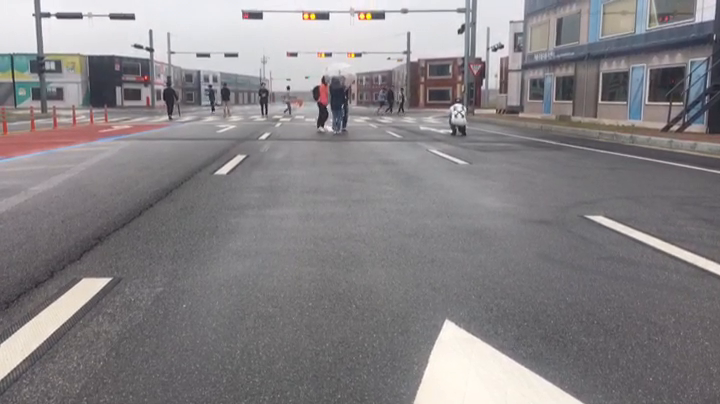
#> input picture frame 29 of Lane_Detection/Lane_image/lane_video.mp4, 720 x 404 px, given in place of test.mp4, which was not available
$ python drive.py
#> lines starting #> are read from the running program, lines starting #| are printed output that depends on the picture; after the words box and inside, x2 and y2 are one past the last pixel; in counts of white or black regions, pixels touching at a corner belong together; pictures that were not available may be replaced by others from this repository, and a replacement may not be noted
### Integration/module_jihoon/Image_util.py
import cv2
import os
import numpy as np
import matplotlib.pyplot as plt
boundaries = [
    (np.array([161, 155, 84], dtype="uint8"), np.array([179, 255, 255], dtype="uint8")), # red1
    (np.array([0, 100, 70], dtype="uint8"), np.array([20, 255, 255], dtype="uint8")), # red2
    (np.array([94, 80, 200], dtype="uint8"), np.array([126, 255, 255], dtype="uint8")), # blue
    (np.array([0, 40, 60], dtype="uint8"), np.array([25, 255, 255], dtype="uint8")), #yellow
    (np.array([200, 0, 140], dtype="uint8"), np.array([255, 255, 255], dtype="uint8")) # white
]

kernel = np.ones((7,7), np.uint8)

# points for perspective_transform
pts1 = np.float32([(328, 373), (110, 454), (600, 454), (471, 373)])
pts2 = np.float32([(120, 0), (120, 250), (240, 250), (240, 0)])

# 디스플레이 창 크기
display = (360, 240)

# roi 범위 설정
vertics = np.array([[(0, 360), (0, 480), (770, 480), (770, 360)]])
#720, 960s
def Warp_Image(img):
    M = cv2.getPerspectiveTransform(pts1, pts2)
    warped_img = cv2.warpPerspective(img, M, display)
    return warped_img

def reg_of_int(img):
    mask = np.zeros_like(img)
    cv2.fillPoly(mask, vertics, (255,255,255))
    masked = cv2.bitwise_and(img, mask)
    return masked

def DetectColor(img, color): # color = b, r, y, w
    minRange, maxRange = 0, 0
    if color == "w":
        (minRange, maxRange) = boundaries[4]
        mask = cv2.inRange(img, minRange, maxRange)
    elif color == "y":
        (minRange, maxRange) = boundaries[3]
        mask = cv2.inRange(img, minRange, maxRange)
    elif color == "b":
        (minRange, maxRange) = boundaries[2]
        mask = cv2.inRange(img, minRange, maxRange)
    elif color == "r":
        (minRange, maxRange) = boundaries[0]
        mask = cv2.inRange(img, minRange, maxRange)
        (minRange, maxRange) = boundaries[1]
        mask = mask + cv2.inRange(img, minRange, maxRange)
    else:
        print("In Image_util.py DetectColor - Wrong color Argument")
    return mask

# [5 lines left out: function Gamma_correction, not called in this run]

def CloseImage(img):
    return cv2.morphologyEx(img, cv2.MORPH_CLOSE, kernel)

def OpenImage(img):
    return cv2.morphologyEx(img, cv2.MORPH_OPEN, kernel)

def Make_Binary(img):
    img = reg_of_int(img)
    img3 = cv2.resize(img, None, fx=0.5, fy=0.5, interpolation=cv2.INTER_AREA)
    cv2.imshow('roi', img3)
    img = cv2.cvtColor(img, cv2.COLOR_BGR2HSV)
    warp_img = Warp_Image(img)

    img1 = np.zeros_like(warp_img)
    img1 = cv2.cvtColor(img1,cv2.COLOR_BGR2GRAY)

    for index in ['b','y','w']:
        img2 = DetectColor(warp_img, index)
        print(img2.shape,img1.shape)
        img1 = cv2.bitwise_or(img1, img2)
    '''
    img2 = DetectColor(warp_img, 'y')
    img2 = cv2.cvtColor(img2, cv2.COLOR_GRAY2BGR)
    img2 = cv2.cvtColor(img2, cv2.COLOR_BGR2HSV)
    img1 = cv2.add(img1, img2)
    img2 = DetectColor(warp_img, 'w')
    img2 = cv2.cvtColor(img2, cv2.COLOR_GRAY2BGR)
    img2 = cv2.cvtColor(img2, cv2.COLOR_BGR2HSV)
    img1 = cv2.add(img1, img2)
   '''
  #  img_ret = OpenImage(img1)
    img_ret = CloseImage(img1)
    #img_ret = cv2.cvtColor(img_ret, cv2.COLOR_HSV2BGR)
    return img1

### Integration/module_jihoon/points.py
import cv2
import numpy as np

#왼쪽라인 보정상수
line_constant1 = -10
#오른쪽라인 보정상수
line_constant2 = +10
#조사창 최대 픽셀 수
max_pixel_num = 233
#조사창 최소 픽셀 수
min_pixel_num = 10
#픽셀 평행이동 상수
shift_pixel = 102
#다항식 차수
poly_order = 2
#차이 상수(아래 점 포인트와 위의 점 포인트 간 최대 픽셀 거리차)
del_cons = 30

#이전 조사창 중점 위치 저장하는 배열, 조사창 개수가 바뀔 때 변경해줘야함
x1_points1 = []
x1_points1 = [None for _ in range(3)]
x1_points2 = []
x1_points2 = [None for _ in range(3)]
x1_points3 = []
x1_points3 = [None for _ in range(3)]
x2_points1 = []
x2_points1 = [None for _ in range(3)]
x2_points2 = []
x2_points2 = [None for _ in range(3)]
x2_points3 = []
x2_points3 = [None for _ in range(3)]

def draw_points(img, x_points, y_points, color, thickness=3):
    if(len(x_points) != len(y_points)):
        print("error1")
        return
    try:
        for i in range(len(x_points)):
            if(x_points[i]!=None):
                cv2.line(img, (int(x_points[i]), int(y_points[i])), (int(x_points[i]), int(y_points[i])),
                         color, thickness=9)
    except:
        print("error2")

def make_route_points(img, n_windows, x1_default = 1300, x2_default = 270):
    #cv2.imshow('img', img)
    h, w = img.shape[:2]
    result = np.zeros_like(img)

    y_points = []
    # 조사창의 간격 정하기
    interval_y = int(h/(n_windows*2))
    interval_x = int(w/50)
    y=interval_y
    difference=0

    # 조사창들의 y값들 정하기
    for i in range(n_windows):
        y_points.append(y)
        y += interval_y * 2
    if (y_points[-1]+interval_y)>h :
        difference = y_points[-1]+interval_y-h
        y_points[-1]-=difference

    # 좌우 라인 분할
    img1 = img[0: h, 0: int(w/2)]
    img2 = img[0: h, int(w/2): w]
    left_end = img1.shape[1]
    right_end = img2.shape[1]

    # 왼쪽 라인 최대 x1 points 구하기
    x1_points=[]
    for n in range(0, n_windows):
        max_count = 0
        max_point = 0
        for i in range(left_end-interval_x-1, interval_x-1, -1):
            count = 0
            minimg = img1[y_points[n]-interval_y: y_points[n]+interval_y,
                          i-interval_x: i+interval_x]
            count = cv2.countNonZero(minimg)
            if(count>max_count):
                max_count = count
                max_point = i
            if(count>max_pixel_num):
                break
        if max_count == 0 or max_count < min_pixel_num:
            x1_points.append(None)
        else:
            x1_points.append((max_point+int(interval_x/2)+line_constant1))

    # 오른쪽 라인 최대 x2 points 구하기
    x2_points=[]
    for n in range(0, n_windows):
        max_count = 0
        max_point = 0
        for i in range(interval_x, right_end-interval_x):
            count = 0
            minimg = img2[y_points[n]-interval_y: y_points[n]+interval_y,
                          i-interval_x: i+interval_x]
            count = cv2.countNonZero(minimg)
            if(count>max_count):
                max_count = count
                max_point = i
            if(count>max_pixel_num):
                break
        if max_count == 0 or max_count < min_pixel_num:
            x2_points.append(None)
        else:
            x2_points.append(max_point+int(interval_x/2)+line_constant2)

    for i in range(n_windows):
        if(x2_points[i]!=None):
            x2_points[i]+=left_end

    #둘 중 하나가 None일 때 하나의 점을 평행이동 시켜 대입
    for i in range(n_windows):
        if(x1_points[i]==None and x2_points[i]!=None):
            x1_points[i]=x2_points[i]-shift_pixel
        elif(x1_points[i]!=None and x2_points[i]==None):
            x2_points[i]=x1_points[i]+shift_pixel

    #이전 조사창 위치를 저장하는 배열을 이용해 총 3개의 위치 평균
    global x1_points1, x1_points2, x1_points3, x2_points1, x2_points2, x2_points3
    x1_points3 = x1_points2
    x1_points2 = x1_points1
    x1_points1 = x1_points
    for i in range(len(x1_points)):
        count = 0
        if(x1_points1[i] != None):
            count += 1
        else:
            x1_points1[i] = x1_default
            x1_points[i] = x1_points1[i]
            count += 1
        if(x1_points2[i] != None):
            x1_points[i]+=x1_points2[i]
            count += 1
        if(x1_points3[i] != None):
            x1_points[i]+=x1_points3[i]
            count += 1
        if(count!=0):
            x1_points[i] = int(x1_points[i]/count)

    x2_points3 = x2_points2
    x2_points2 = x2_points1
    x2_points1 = x2_points
    for i in range(len(x2_points)):
        count = 0
        if(x2_points1[i] == None):
            x2_points[i]= x2_default
            count +=1
        else:
            count += 1
        if(x2_points2[i] != None):
            x2_points1[i]+=x2_points2[i]
            count += 1
        if(x1_points3[i] != None):
            x2_points1[i]+=x2_points3[i]
            count += 1
        if(count!=0):
            x2_points[i] = int(x2_points1[i]/count)

    for i in range(len(x1_points)-1):
        if(abs(x1_points[len(x1_points)-i-1] - x1_points[len(x1_points)-i-2])
           > del_cons):
            x1_points[len(x1_points)-i-2] = x1_points[len(x1_points)-i-1]

    for i in range(len(x2_points)-1):
        if(abs(x2_points[len(x2_points)-i-1] - x2_points[len(x2_points)-i-2])
           > del_cons):
            x2_points[len(x2_points)-i-2] = x2_points[len(x2_points)-i-1]

    img1 = cv2.cvtColor(img1, cv2.COLOR_GRAY2BGR)
    img2 = cv2.cvtColor(img2, cv2.COLOR_GRAY2BGR)
    img = cv2.cvtColor(img, cv2.COLOR_GRAY2BGR)
    draw_points(img, x1_points, y_points, [0, 255, 0])
    draw_points(img, x2_points, y_points, [0, 0, 255])

    img = draw_lane(img, x1_points, x2_points, y_points)

    cv2.imshow('result', img)

def draw_lane(img, x1_points, x2_points, y_points):
    left_x=[]
    left_y=[]
    for i in range(len(x1_points)):
        if(x1_points[i] != None):
            left_x.append(x1_points[i])
            left_y.append(y_points[i])

    right_x=[]
    right_y=[]
    for i in range(len(x2_points)):
        if(x2_points[i] != None):
            right_x.append(x2_points[i])
            right_y.append(y_points[i])

    left_fit = np.polyfit(left_y, left_x, poly_order)
    right_fit = np.polyfit(right_y, right_x, poly_order)

    left = np.poly1d(left_fit)
    right = np.poly1d(right_fit)
    x_left = np.linspace(0,1440,1440)
    y_left = np.round(left(x_left))
    x_right = np.linspace(0,1440,1440)
    y_right = np.round(right(x_right))
    draw_points(img, y_left, x_left, [255,255,0], thickness=2)
    draw_points(img, y_right, x_right, [0,255,255], thickness=2)

    return img
def make_LIDAR_points(img, lidar):
    h, w = img.shape[:2]

    rx=[]
    ry=[]
    lidar2=[]

    #미터가 픽셀 단위로 변경된 라이더 값
    for i in range(361):
        lidar2.append(lidar[i]*100) #일단 1픽셀 당 1cm로 간주하기로 약속

    for i in range(361):
        angle = -((i/2)*np.pi/180 +np.pi/2)
        rx.append(lidar2[i] * np.sin(angle)+w/2)
        ry.append(lidar2[i] * np.cos(angle)+h)

    img = cv2.cvtColor(img, cv2.COLOR_GRAY2BGR)
    draw_points(img, rx, ry, [0, 0, 255])

    cv2.imshow("LIDAR", img)

### Integration/module_jihoon/drive.py
import cv2
import os
import numpy as np
import matplotlib.pyplot as plt
import Image_util as iu
import points as pts

lidar = np.zeros(361) #0.5도씩 361개 -> 180도 표현
lidar[0:120] = 8
lidar[120:180] = 5
lidar[260:360] = 7

video="./test.mp4"
cap = cv2.VideoCapture(video)

while True:
    ret, img = cap.read()
#> img is the input picture: shape (404, 720, 3); mean B, G, R 133.7, 131, 134.6
    if not ret:
        print('비디오 끝')
        break
    img = cv2.resize(img,dsize = (854,480),interpolation = cv2.INTER_AREA)
#> img: shape (480, 854, 3)
    img1 = iu.Make_Binary(img)
#> in reg_of_int, `cv2.fillPoly(mask, vertics, (255,255,255))`:
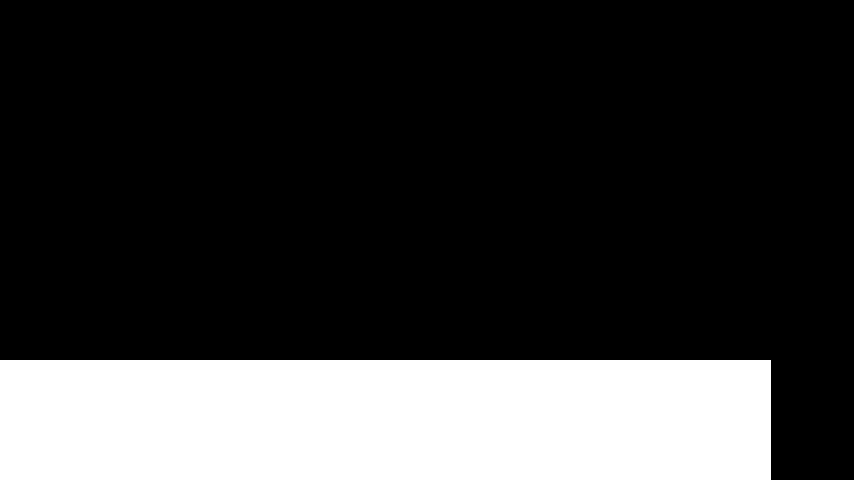
#> mask: shape (480, 854, 3); 22.6% white; 1 white region, box (x1, y1, x2, y2) and area: (0, 360, 771, 480) 92520
#> in reg_of_int, `masked = cv2.bitwise_and(img, mask)`:
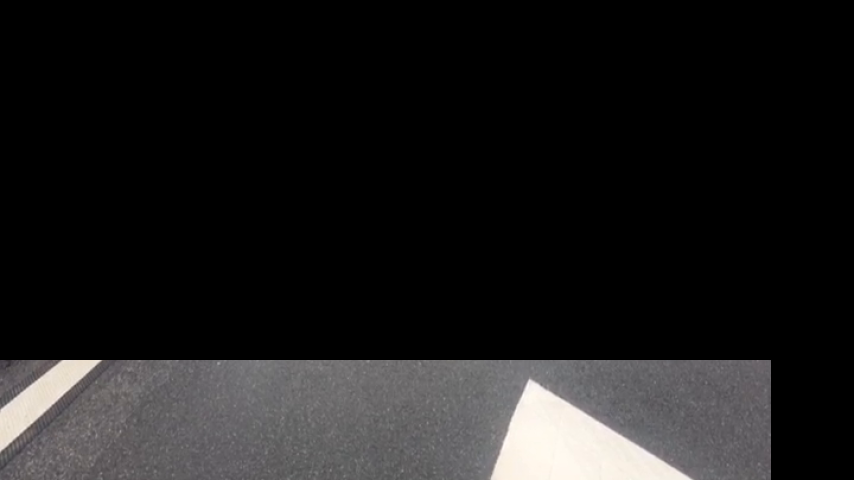
#> masked: shape (480, 854, 3); mean B, G, R 27.7, 27.6, 28.3
#> in Make_Binary, `img = cv2.cvtColor(img, cv2.COLOR_BGR2HSV)`: img: shape (480, 854, 3); mean H, S, V 23.8, 2.1, 28.4
#> in Warp_Image, `warped_img = cv2.warpPerspective(img, M, display)`: warped_img: shape (240, 360, 3); mean H, S, V 103.6, 6.6, 109.4
#> the loop in Make_Binary, `for index in ['b','y','w']:` made 3 passes
#> pass 2, in DetectColor (call 2), `mask = cv2.inRange(img, minRange, maxRange)`:
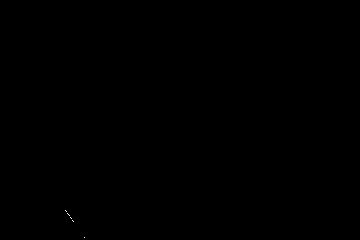
#> mask: shape (240, 360); 0.01% white in thin lines or dots, all inside (x1, y1, x2, y2) = (65, 210, 85, 238)
#> in CloseImage, `return cv2.morphologyEx(img, cv2.MORPH_CLOSE, kernel)`: returned value: shape (240, 360); 0.01% white in thin lines or dots, all inside (x1, y1, x2, y2) = (65, 210, 85, 240)
    #img1 = cv2.cvtColor(img1, cv2.COLOR_BGR2GRAY)
    #cv2.waitKey(1)
    cv2.imshow("fff",img1)
    img2 =cv2.resize(img1, None, fx=0.5, fy=0.5, interpolation=cv2.INTER_AREA)
    pts.make_LIDAR_points(img1, lidar)
#> after the loop in draw_points, `for i in range(len(x_points)):`: img: shape (240, 360, 3); mean B, G, R 0, 0, 0.1
    pts.make_route_points(img1, 3)
#> in make_route_points, `img1 = img[0: h, 0: int(w/2)]`:
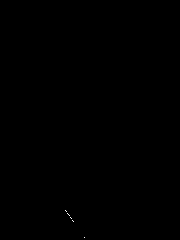
#> img1: shape (240, 180); 0.02% white in thin lines or dots, all inside (x1, y1, x2, y2) = (65, 210, 85, 238)
#> in make_route_points, `img2 = img[0: h, int(w/2): w]`: img2: shape (240, 180); every value is 0
#> after the loop in make_route_points, `for n in range(0, n_windows):`: x1_points = 3 items
#> the loop in make_route_points, `for i in range(len(x1_points)):` made 3 passes
#> after the loop in make_route_points, `for i in range(len(x1_points)):`: x1_points = [1300, 1300, 1300]
#> in make_route_points, `x2_points1 = x2_points`: x2_points1 = 3 items
#> the loop in make_route_points, `for i in range(len(x2_points)):` made 3 passes
#> after the loop in make_route_points, `for i in range(len(x2_points)):`: x2_points = [270, 270, 270]
#> the loop in make_route_points, `for i in range(len(x1_points)-1):` made 2 passes
#> the loop in make_route_points, `for i in range(len(x2_points)-1):` made 2 passes
#> in make_route_points, `img2 = cv2.cvtColor(img2, cv2.COLOR_GRAY2BGR)`: img2: shape (240, 180, 3); every value is 0
#> the loop in draw_points (call 2), `for i in range(len(x_points)):` made 3 passes
#> call 3 of draw_points, with thickness = 3
#> the loop in draw_points (call 3), `for i in range(len(x_points)):` made 3 passes
#> after the loop in draw_points (call 3), `for i in range(len(x_points)):`:
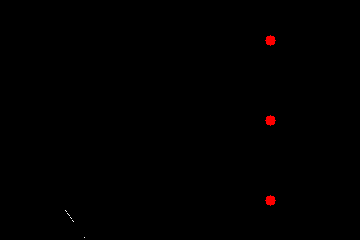
#> img: shape (240, 360, 3); mean B, G, R 0, 0, 0.7
#> the loop in draw_lane, `for i in range(len(x1_points)):` made 3 passes
#> after the loop in draw_lane, `for i in range(len(x1_points)):`: left_x = [1300, 1300, 1300]; left_y = [40, 120, 200]
#> the loop in draw_lane, `for i in range(len(x2_points)):` made 3 passes
#> after the loop in draw_lane, `for i in range(len(x2_points)):`: right_x = [270, 270, 270]; right_y = [40, 120, 200]
#> in draw_lane, `left_fit = np.polyfit(left_y, left_x, poly_order)`: left_fit = [-2.64e-17, 9.61e-15, 1300]
#> in draw_lane, `right_fit = np.polyfit(right_y, right_x, poly_order)`: right_fit = [1.57e-18, -2.4e-16, 270]
#> in draw_lane, `y_left = np.round(left(x_left))`: y_left = 1440 values from 1300 to 1300
#> in draw_lane, `y_right = np.round(right(x_right))`: y_right = 1440 values from 270 to 270
#> after the loop in draw_points (call 5), `for i in range(len(x_points)):`:
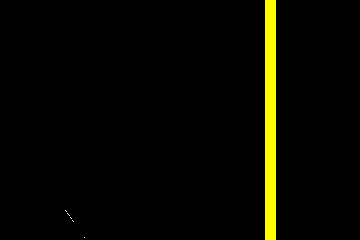
#> img: shape (240, 360, 3); 3.06% of pixels changed, all inside (x1, y1, x2, y2) = (265, 0, 276, 240)
    if cv2.waitKey(1) & 0xFF == 27:
#> (key Esc is pressed here)
        break

cap.release()
cv2.destroyAllWindows()

$ run again, starting later in the video
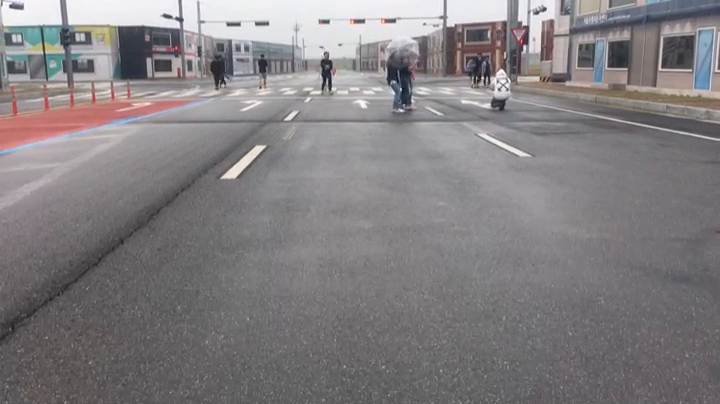
#> input picture frame 131 of Lane_Detection/Lane_image/lane_video.mp4, 720 x 404 px, given in place of test.mp4, which was not available
#> img is the input picture: shape (404, 720, 3); mean B, G, R 129.2, 126.9, 130.6
#> in reg_of_int, `masked = cv2.bitwise_and(img, mask)`:
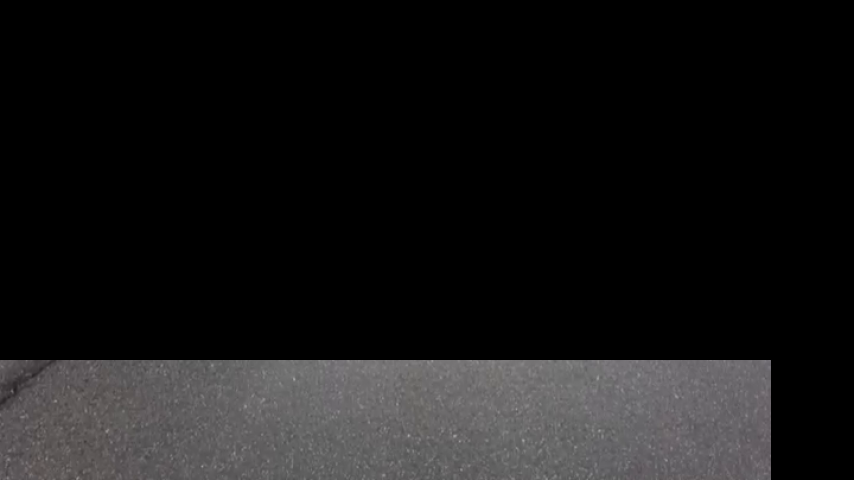
#> masked: shape (480, 854, 3); mean B, G, R 22.9, 22.6, 23.1
#> warped_img: shape (240, 360, 3); mean H, S, V 98.5, 5.3, 99.8
#> img2: shape (120, 180); every value is 0
#> after the loop in make_route_points, `for n in range(0, n_windows):`: x1_points = 3 items
#> the loop in make_route_points, `for i in range(len(x1_points)):` made 3 passes
#> after the loop in make_route_points, `for i in range(len(x1_points)):`: x1_points = [1300, 1300, 1300]
#> in make_route_points, `x2_points1 = x2_points`: x2_points1 = 3 items
#> the loop in make_route_points, `for i in range(len(x2_points)):` made 3 passes
#> after the loop in make_route_points, `for i in range(len(x2_points)):`: x2_points = [270, 270, 270]
#> the loop in make_route_points, `for i in range(len(x1_points)-1):` made 2 passes
#> the loop in make_route_points, `for i in range(len(x2_points)-1):` made 2 passes
#> the loop in draw_points (call 2), `for i in range(len(x_points)):` made 3 passes
#> the loop in draw_lane, `for i in range(len(x1_points)):` made 3 passes
#> after the loop in draw_lane, `for i in range(len(x1_points)):`: left_x = [1300, 1300, 1300]; left_y = [40, 120, 200]
#> the loop in draw_lane, `for i in range(len(x2_points)):` made 3 passes
#> after the loop in draw_lane, `for i in range(len(x2_points)):`: right_x = [270, 270, 270]; right_y = [40, 120, 200]
#> left_fit = [-2.64e-17, 9.61e-15, 1300]
#> right_fit = [1.57e-18, -2.4e-16, 270]
#> y_left = 1440 values from 1300 to 1300
#> y_right = 1440 values from 270 to 270

$ run again, starting later in the video
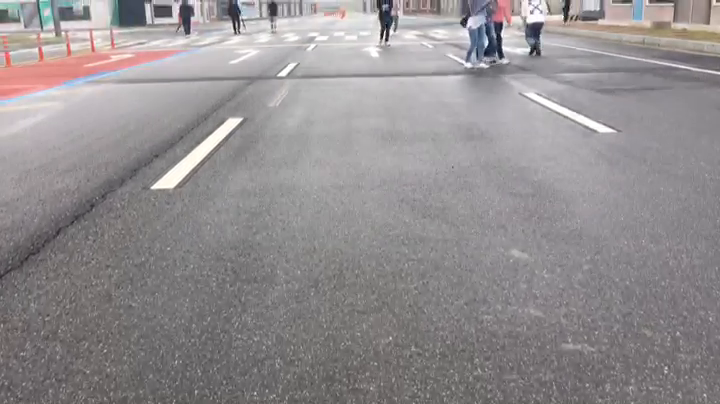
#> input picture frame 234 of Lane_Detection/Lane_image/lane_video.mp4, 720 x 404 px, given in place of test.mp4, which was not available
#> img is the input picture: shape (404, 720, 3); mean B, G, R 143.9, 142.3, 146.7
#> in reg_of_int, `masked = cv2.bitwise_and(img, mask)`:
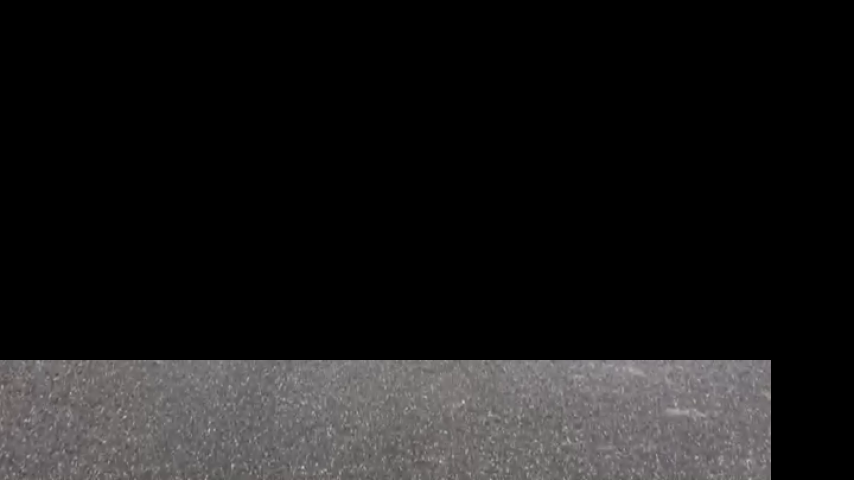
#> masked: shape (480, 854, 3); mean B, G, R 25.6, 25.5, 26.3
#> warped_img: shape (240, 360, 3); mean H, S, V 100.3, 7.4, 111.9
#> img2: shape (120, 180); every value is 0
#> after the loop in make_route_points, `for n in range(0, n_windows):`: x1_points = 3 items
#> the loop in make_route_points, `for i in range(len(x1_points)):` made 3 passes
#> after the loop in make_route_points, `for i in range(len(x1_points)):`: x1_points = [1300, 1300, 1300]
#> in make_route_points, `x2_points1 = x2_points`: x2_points1 = 3 items
#> the loop in make_route_points, `for i in range(len(x2_points)):` made 3 passes
#> after the loop in make_route_points, `for i in range(len(x2_points)):`: x2_points = [270, 270, 270]
#> the loop in make_route_points, `for i in range(len(x1_points)-1):` made 2 passes
#> the loop in make_route_points, `for i in range(len(x2_points)-1):` made 2 passes
#> the loop in draw_points (call 2), `for i in range(len(x_points)):` made 3 passes
#> the loop in draw_lane, `for i in range(len(x1_points)):` made 3 passes
#> after the loop in draw_lane, `for i in range(len(x1_points)):`: left_x = [1300, 1300, 1300]; left_y = [40, 120, 200]
#> the loop in draw_lane, `for i in range(len(x2_points)):` made 3 passes
#> after the loop in draw_lane, `for i in range(len(x2_points)):`: right_x = [270, 270, 270]; right_y = [40, 120, 200]
#> left_fit = [-2.64e-17, 9.61e-15, 1300]
#> right_fit = [1.57e-18, -2.4e-16, 270]
#> y_left = 1440 values from 1300 to 1300
#> y_right = 1440 values from 270 to 270
